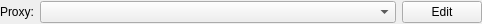
<?xml version="1.0" encoding="UTF-8"?>
<ui version="4.0">
 <class>ProxySettingsWidgetClass</class>
 <widget class="QWidget" name="ProxySettingsWidgetClass">
  <property name="geometry">
   <rect>
    <x>0</x>
    <y>0</y>
    <width>482</width>
    <height>24</height>
   </rect>
  </property>
  <layout class="QHBoxLayout" name="horizontalLayout">
   <property name="margin">
    <number>0</number>
   </property>
   <item>
    <widget class="QLabel" name="lblProxy">
     <property name="text">
      <string>Proxy:</string>
     </property>
     <property name="buddy">
      <cstring>cmbProxy</cstring>
     </property>
    </widget>
   </item>
   <item>
    <widget class="QComboBox" name="cmbProxy">
     <property name="sizePolicy">
      <sizepolicy hsizetype="Expanding" vsizetype="Fixed">
       <horstretch>0</horstretch>
       <verstretch>0</verstretch>
      </sizepolicy>
     </property>
    </widget>
   </item>
   <item>
    <widget class="QPushButton" name="pbtEditProxy">
     <property name="text">
      <string>Edit</string>
     </property>
    </widget>
   </item>
  </layout>
 </widget>
 <layoutdefault spacing="6" margin="11"/>
 <tabstops>
  <tabstop>cmbProxy</tabstop>
  <tabstop>pbtEditProxy</tabstop>
 </tabstops>
 <resources/>
 <connections/>
</ui>
